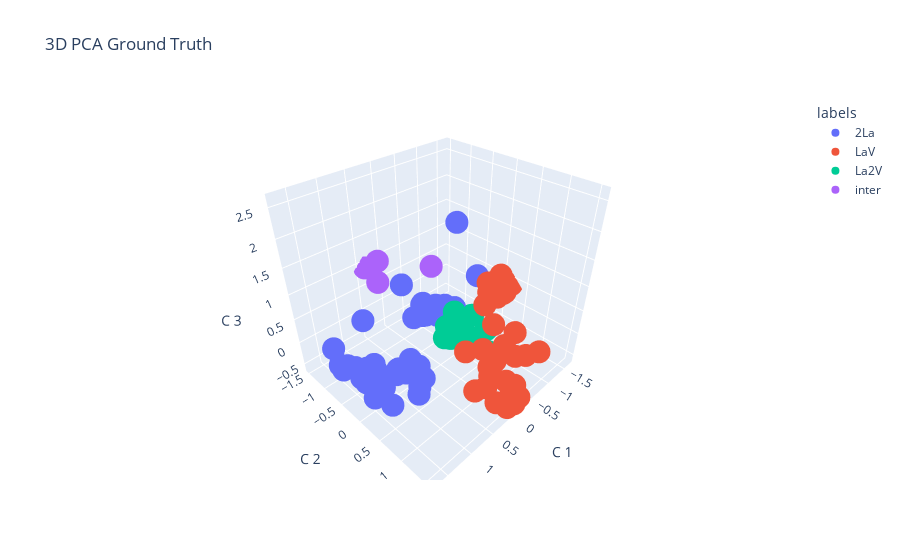

Write notebook code for a chart like this one.
### Code cell
plot3d(dfpca_kmeans3, "3D PCA Ground Truth", 'labels')
